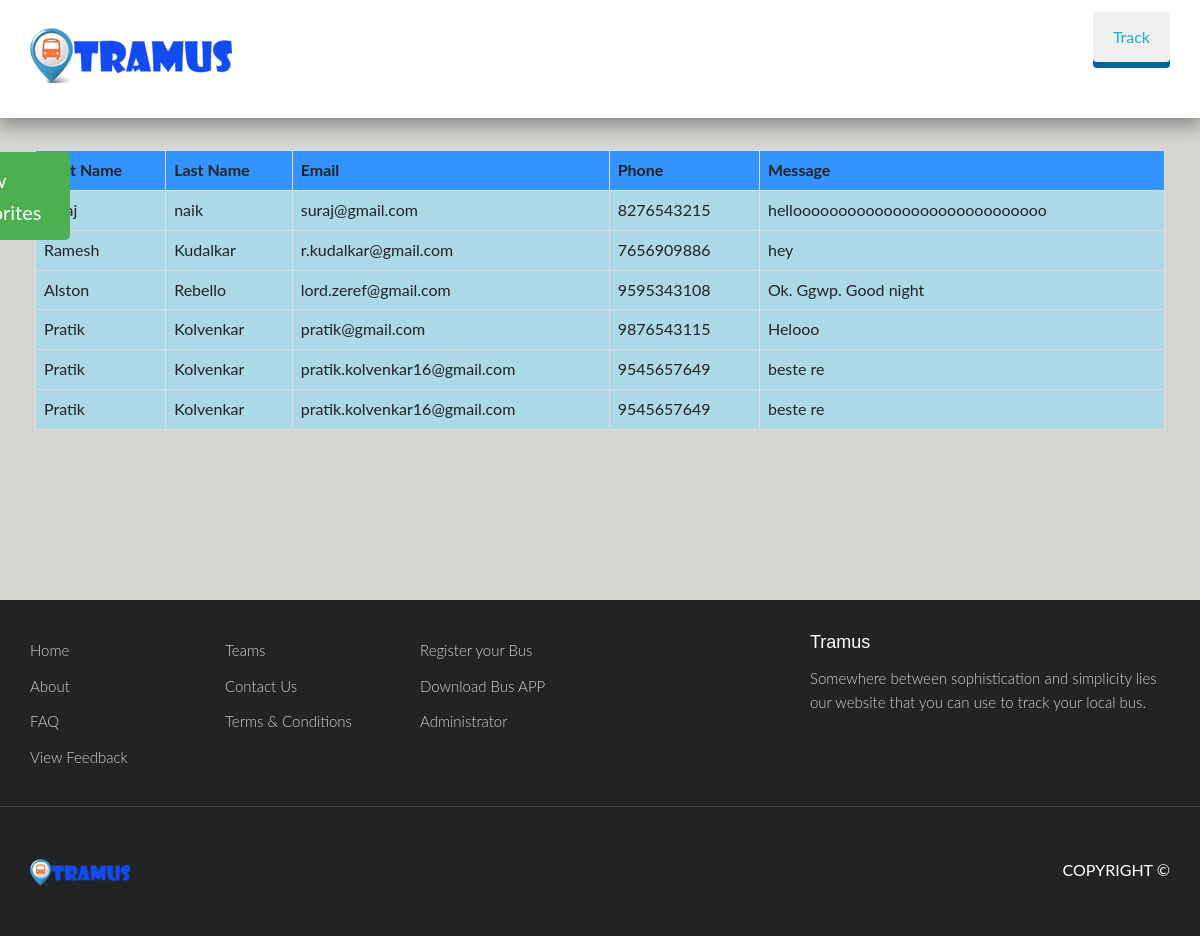
Page /tramus/view_contact_us.php on the committed database.
### tables this page shows
CREATE TABLE IF NOT EXISTS `contact_us` (
  `id` int(11) NOT NULL AUTO_INCREMENT,
  `First_Name` varchar(20) NOT NULL,
  `Last_Name` varchar(20) NOT NULL,
  `Email` varchar(30) NOT NULL,
  `Phone` bigint(11) NOT NULL,
  `Message` varchar(50) NOT NULL,
  PRIMARY KEY (`id`)
);

### tramus/view_contact_us.php (the view)
<?php require('webpage header.php') ?>
<?php
require('connect.php');
?>
<?php
$sql="select * from contact_us";
$res=mysqli_query($conn,$sql);
$num=mysqli_num_rows($res);
if($num > 0){
	echo "<body style='background-color:#D5D5D1;'>";
	echo "<div class='container-fluid g-padding-y-150--xs'>";
	echo "<div class='row-fluid'>";
		echo "<div style='overflow:auto;'>";
		echo "<table class='table table-bordered table-hover' style='background-color:lightblue;'>";
		echo "<tr style='background-color:#3393FF;'>";
		echo "<th>First Name</th>";
		echo "<th>Last Name</th>";
		echo "<th>Email</th>";
		echo "<th>Phone</th>";
		echo "<th>Message</th>";
		echo "</tr>";
	while($row=mysqli_fetch_array($res))
	{
		echo "<tr>";
		echo "<td>",$row['First_Name'],"</td>";
		echo "<td>",$row['Last_Name'],"</td>";
		echo "<td>",$row['Email'],"</td>";
		echo "<td>",$row['Phone'],"</td>";
		echo "<td>",$row['Message'],"</td>";
		echo "</tr>";
	}
		echo "</table>";
		echo "</div>";
}
else
	echo "Empty Table";
	echo "</div>";
	echo "</div>";
	echo "</body>";
?>
<?php   require('webpage footer.php') ?>

### tramus/webpage header.php (shortened to what this page needs)
<?php
echo "
<!DOCTYPE html>
<html lang='en' class='no-js'>
    <head>
        <link href='vendor/bootstrap/css/bootstrap.min.css' rel='stylesheet' type='text/css'/>
        <link href='css/animate.css' rel='stylesheet' type='text/css'/>
        <link href='vendor/themify/themify.css' rel='stylesheet' type='text/css'/>
        <link href='vendor/scrollbar/scrollbar.min.css' rel='stylesheet' type='text/css'/>
        <link href='vendor/magnific-popup/magnific-popup.css' rel='stylesheet' type='text/css'/>
        <link href='vendor/swiper/swiper.min.css' rel='stylesheet' type='text/css'/>
        <link href='vendor/cubeportfolio/css/cubeportfolio.min.css' rel='stylesheet' type='text/css'/>
        <link href='css/style.css' rel='stylesheet' type='text/css'/>
        <link href='css/global/global.css' rel='stylesheet' type='text/css'/>
        <link rel='stylesheet' type='text/css' href='login_css.css'>
    </head>
    <body>
        <header class='navbar-fixed-top s-header js__header-sticky js__header-overlay'>
            <div class='s-header__navbar'>
                <div class='s-header__container'>
                    <div class='s-header__navbar-row'>
                        <div class='s-header__navbar-row-col'>
                            <div class='s-header__logo'>
                            <a href='index.php' class='s-header__logo-link'>
                            <img class='s-header__logo-img s-header__logo-img-default' src='img/logo.png' alt='Tramus Logo'>
                            </a>
                            </div>
                        </div>
                        <div id='mySidenav' class='sidenav'>
                             <a href='cookie.php' id='about'>View Favorites</a>
                        </div>
                     <button style='float:right;'><a href='tracking.php'>Track</a></button>
                    </div>
                </div>
            </div>";
       echo "
        </header>
";
?>

### tramus/webpage footer.php (shortened to what this page needs)
<?php
    echo "
 <footer class='g-bg-color--dark'>
            <div class='g-hor-divider__dashed--white-opacity-lightest'>
                <div class='container g-padding-y-80--xs'>
                    <div class='row'>
                        <div class='col-sm-2 g-margin-b-20--xs g-margin-b-0--md'>
                            <ul class='list-unstyled g-ul-li-tb-5--xs g-margin-b-0--xs'>
                                <li><a class='g-font-size-15--xs g-color--white-opacity' href='index.php'>Home</a></li>
                                <li><a class='g-font-size-15--xs g-color--white-opacity' href='about.php'>About</a></li>
                                <li><a class='g-font-size-15--xs g-color--white-opacity' href='faq.php'>FAQ</a></li>
                                <li><a class='g-font-size-15--xs g-color--white-opacity' href='feedback.php'>View Feedback</a></li>
                            </ul>
                        </div>
                        <div class='col-sm-2 g-margin-b-20--xs g-margin-b-0--md'>
                            <ul class='list-unstyled g-ul-li-tb-5--xs g-margin-b-0--xs'>
                                <li><a class='g-font-size-15--xs g-color--white-opacity' href='team.php'>Teams</a></li>
                                <li><a class='g-font-size-15--xs g-color--white-opacity' href='contact_us.php'>Contact Us</a></li>
                              <li><a class='g-font-size-15--xs g-color--white-opacity' href='terms and condition.php'>Terms &amp; Conditions</a></li>
                            </ul>
                        </div>
                        <div class='col-sm-2 g-margin-b-40--xs g-margin-b-0--md'>
                            <ul class='list-unstyled g-ul-li-tb-5--xs g-margin-b-0--xs'>
                                <li><a class='g-font-size-15--xs g-color--white-opacity' href='registerbus.php'>Register your Bus</a></li>
                                <li><a class='g-font-size-15--xs g-color--white-opacity' href='index_app_landing.php'>Download Bus APP</a></li>
                                <li><a class='g-font-size-15--xs g-color--white-opacity'  href='login page.php'>Administrator</a></li>
                            </ul>
                        </div>
                        <div class='col-md-4 col-md-offset-2 col-sm-5 col-sm-offset-1 s-footer__logo g-padding-y-50--xs g-padding-y-0--md'>
                            <h3 class='g-font-size-18--xs g-color--white'>Tramus</h3>
                            <p class='g-color--white-opacity'>Somewhere between sophistication and simplicity lies our website that you can use to track your local bus.</p>
                        </div>
                    </div>
                </div>
            </div>
            <div class='container g-padding-y-50--xs'>
                <div class='row'>
                    <div class='col-xs-6'>
                        <a href='index.php'>
                            <img class='g-width-100--xs g-height-auto--xs' src='img/logo.png' alt='Tramus Logo'>
                        </a>
                    </div>
                    <div class='col-xs-6 g-text-right--xs'>
                        COPYRIGHT &copy
                    </div>
                </div>
            </div>
        </footer>
";
?>

### tramus/css/style.css (style rules this page uses)
html { overflow-x: hidden; }
html, html a, body { -webkit-font-smoothing: antialiased; }
html { font-size: 16px; -webkit-tap-highlight-color: transparent; }
body { font-size: 1rem; font-family: Lato, sans-serif; color: #222324; line-height: 1.6; background-color: #fff; }
h1, h2, h3, h4, h5, h6 { font-weight: 400; font-family: Montserrat, sans-serif; line-height: 1.2; color: #242424; margin-top: 0; margin-bottom: .5rem; }
h1, h2, h3, h4, h5, h6 { text-transform: capitalize; margin-bottom: 0.75rem; }
h3 { font-size: 1.75rem; }
em, li { font-size: 1rem; font-weight: 300; color: #242424; }
em > a, li > a { color: #242424; }
p { font-size: 0.9375rem; font-weight: 300; color: #656565; line-height: 1.6; margin-top: 0; margin-bottom: 1rem; }
a { color: #13b1cd; text-decoration: none; }
.s-header__navbar { background: white; transition-duration: 300ms; transition-property: all; transition-timing-function: cubic-bezier(0.7, 1, 0.7, 1); }
.s-header__container { width: 100%; height: auto; display: table; padding: .75rem 1.875rem; box-shadow: 0px 5px 19px 2px gray; }
.s-header__container:before, .s-header__container:after { content: " "; display: table; }
.s-header__container:after { clear: both; }
.container-fluid { padding-left: 2.1875rem; padding-right: 2.1875rem; }
.s-header__navbar-row { position: relative; display: table-row; clear: both; }
.s-header__navbar-row-col { width: 10%; display: table-cell; vertical-align: middle; }
.s-header__logo { position: relative; z-index: 9999; width: 100%; height: auto; float: left; }
.s-header__logo-link { display: inline-block; padding: 1rem 0; }
.s-header__logo-img-default, .s-header__logo-img-shrink { display: block; transition-duration: 300ms; transition-property: all; transition-timing-function: cubic-bezier(0.7, 1, 0.7, 1); }
.s-header__logo-img-default { opacity: 1; }
.s-footer__logo { position: relative; z-index: 1; }
.s-footer__logo:before { position: absolute; top: 0; left: 0.9375rem; bottom: 0; width: 70%; height: auto; z-index: -1; background-size: cover; content: " "; }

### tramus/login_css.css (style rules this page uses)
body { overflow-x: hidden; margin: 0; padding: 0; }

### tramus/webpage header.php (style rules this page uses)
button { border: 0; border-radius: 4px; box-shadow: 0 6px 0 #006599; color: #fff; cursor: pointer; font: inherit; margin: 0; outline: 0; padding: 12px 20px; transition: all .1s linear; }
#mySidenav a { position: absolute; left: -80px; transition: 0.3s; padding: 12px; width: 120px; text-decoration: none; font-size: 20px; color: white; top:150%; border-radius: 0 5px 5px 0; }
#about { top: 30px; background-color: #4CAF50; }

### rows in the picture
contact_us: Last_Name "naik", Email "suraj@gmail.com", Phone "8276543215", Message "helloooooooooooooooooooooooooooo"
contact_us: First_Name "Ramesh", Last_Name "Kudalkar", Email "r.kudalkar@gmail.com", Phone "7656909886", Message "hey"
contact_us: First_Name "Alston", Last_Name "Rebello", Email "lord.zeref@gmail.com", Phone "9595343108", Message "Ok. Ggwp. Good night"
contact_us: First_Name "Pratik", Last_Name "Kolvenkar", Email "pratik@gmail.com", Phone "9876543115", Message "Helooo"
contact_us: First_Name "Pratik", Last_Name "Kolvenkar", Email "pratik.kolvenkar16@gmail.com", Phone "9545657649", Message "beste re"
contact_us: First_Name "Pratik", Last_Name "Kolvenkar", Email "pratik.kolvenkar16@gmail.com", Phone "9545657649", Message "beste re"
